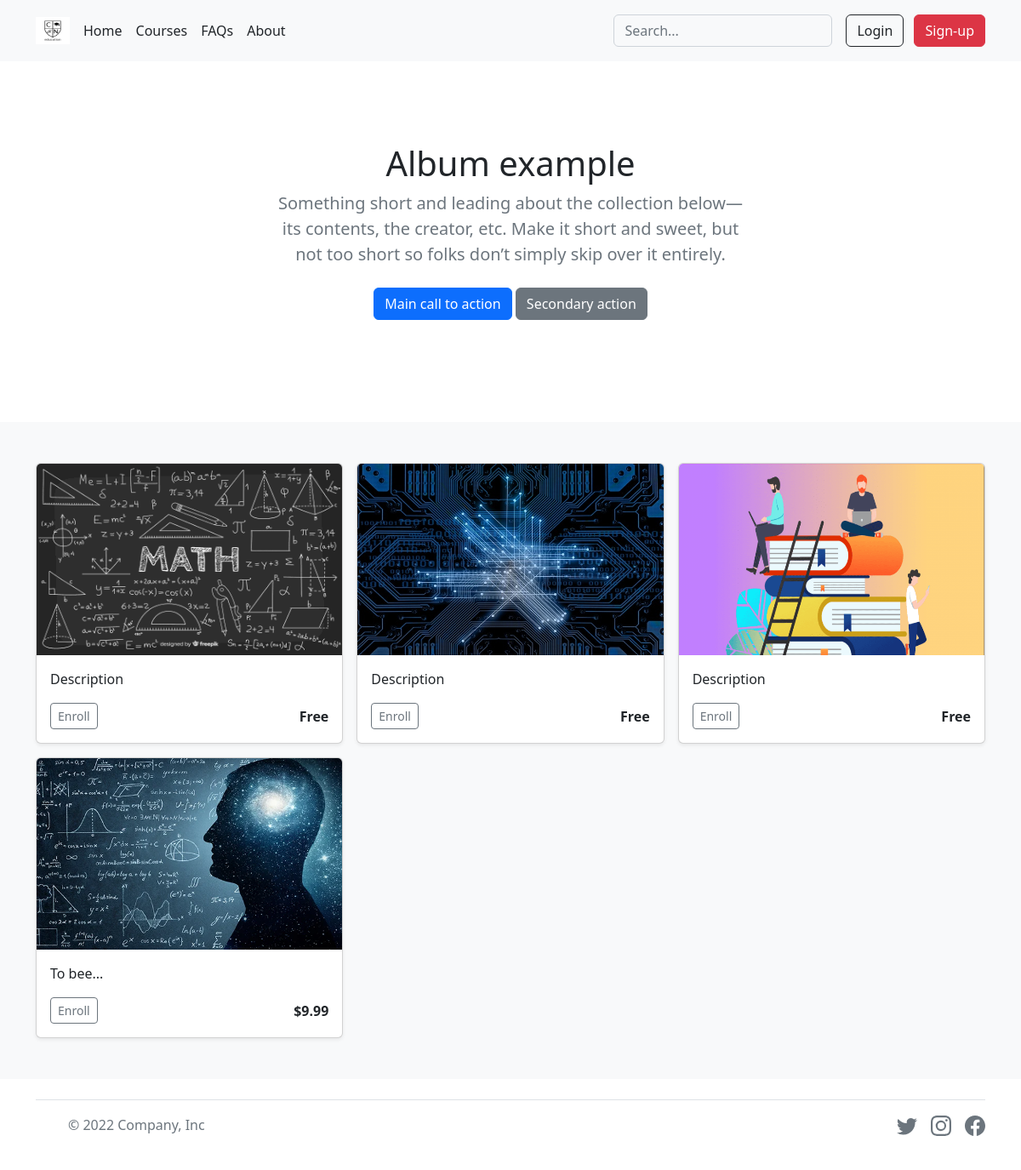
The app's page /courses, older data.
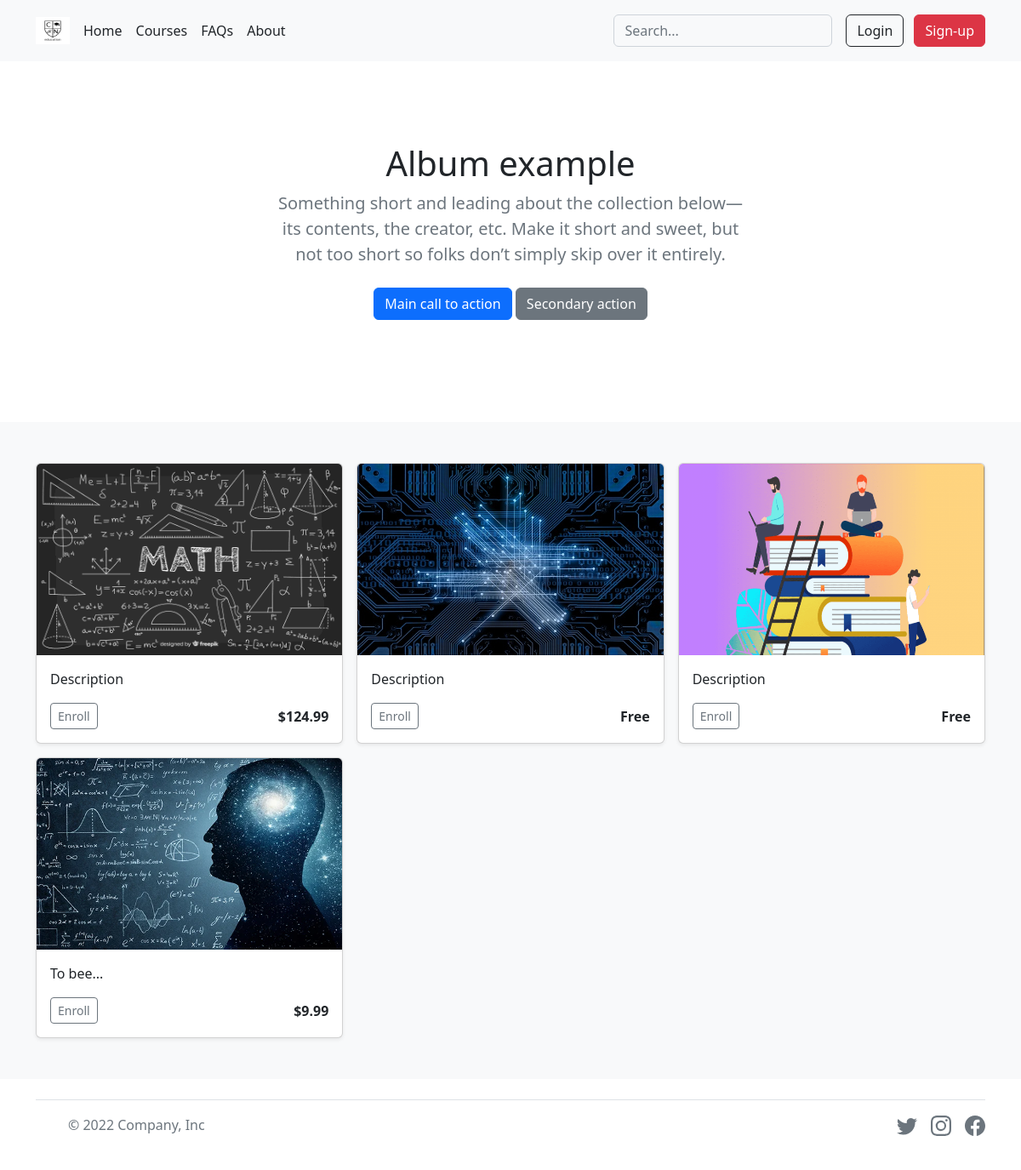
The same page, newer data.
### tables this page shows
CREATE TABLE courses (id INTEGER PRIMARY KEY AUTOINCREMENT NOT NULL, price TEXT NOT NULL, text TEXT NOT NULL, name TEXT NOT NULL);

### app.py (the view)
@app.route("/courses")
def courses():
    courses = db.execute("SELECT * FROM courses")
    return render_template("courses.html", ids = courses)

### app.py (called while the page is built)
@app.after_request
def after_request(response):
    response.headers["Cache-Control"] = "no-cache, no-store, must-revalidate"
    response.headers["Expires"] = 0
    response.headers["Pragma"] = "no-cache"
    return response

### templates/courses.html (shortened to what this page needs)
{% extends "layout.html" %}
{% block main %}
{% if not session["user_id"] %}
<section class="py-5 text-center container">
    <div class="row py-lg-5">
      <div class="col-lg-6 col-md-8 mx-auto">
        <h1 class="fw-light">Album example</h1>
        <p class="lead text-muted">Something short and leading about the collection below—its contents, the creator, etc. Make it short and sweet, but not too short so folks don’t simply skip over it entirely.</p>
        <p>
          <a href="#" class="btn btn-primary my-2">Main call to action</a>
          <a href="#" class="btn btn-secondary my-2">Secondary action</a>
        </p>
      </div>
    </div>
  </section>
{% endif %}
  <div class="album py-5 bg-light">
    <div class="container">
      <div class="row row-cols-1 row-cols-sm-2 row-cols-md-3 g-3">
        {% for id in ids %}
        <form action="/info" method="post">
        <div class="col">
          <div class="card shadow-sm">
            <img src="../static/courses/{{ id.id }}.png" class="bd-placeholder-img card-img-top" width="100%" height="225" alt="...">
            <div class="card-body">
              <p class="card-text">{{ id.text }}</p>
              <div class="d-flex justify-content-between align-items-center">
                <div class="btn-group">
                  <button class="btn btn-sm btn-outline-secondary" id="id" name="id" value="{{ id.id }}">Enroll</a>
                </div>
                <small class="fs-6 fw-semibold">{{ id.price }}</small>
              </div>
            </div>
          </div>
        </div>
      </form>
        {% endfor %}
      </div>
    </div>
  </div>
{% endblock %}

### templates/layout.html (shortened to what this page needs)
<!DOCTYPE html>
<html lang="eng">
    <head>
        <link href="https://cdn.jsdelivr.net/npm/bootstrap@5.2.0/dist/css/bootstrap.min.css" rel="stylesheet">
    </head>
    <body>
        <header class="p-3 text-bg-light sticky-sm-top">
            <div class="container">
              <div class="d-flex flex-wrap align-items-center justify-content-center justify-content-lg-start">
                <a href="/" class="d-flex align-items-center mb-2 mb-lg-0 text-white text-decoration-none">
                  <img class="bi me-2" width="40" height="32" role="img" aria-label="Bootstrap" src="../static/logo2.png"></img>
                </a>
                {% if session["user_id"] %}
                <ul class="nav col-12 col-lg-auto me-lg-auto mb-2 justify-content-center mb-md-0">
                    <li><a href="/" class="nav-link px-2 text-dark">Home</a></li>
                    <li><a href="/courses" class="nav-link px-2 text-dark">Courses</a></li>
                    <li><a href="#" class="nav-link px-2 text-dark">FAQs</a></li>
                    <li><a href="#" class="nav-link px-2 text-dark">About</a></li>
                  </ul>
                  <form class="col-12 col-lg-auto mb-3 mb-lg-0 me-lg-3" role="search">
                    <input type="search" class="form-control form-control-light text-bg-light" placeholder="Search..." aria-label="Search">
                  </form>
                  <div class="text-end">
                    <a class="btn btn-outline-dark me-2" href="/account" role="button">Account</a>
                    <a class="btn btn-danger" href="/logout" role="button">Logout</a>
                  </div>
                {% else %}
                <ul class="nav col-12 col-lg-auto me-lg-auto mb-2 justify-content-center mb-md-0">
                  <li><a href="/" class="nav-link px-2 text-dark">Home</a></li>
                  <li><a href="/courses" class="nav-link px-2 text-dark">Courses</a></li>
                  <li><a href="#" class="nav-link px-2 text-dark">FAQs</a></li>
                  <li><a href="#" class="nav-link px-2 text-dark">About</a></li>
                </ul>
                <form class="col-12 col-lg-auto mb-3 mb-lg-0 me-lg-3" role="search">
                  <input type="search" class="form-control form-control-light text-bg-light" placeholder="Search..." aria-label="Search">
                </form>
                <div class="text-end">
                  <a class="btn btn-outline-dark me-2" href="/login" role="button">Login</a>
                  <a class="btn btn-danger" href="/signup" role="button">Sign-up</a>
                </div>
                {% endif %}
              </div>
            </div>
          </header>
        <main>
            {% block main %}{% endblock %}
        </main>
        <div class="container">
            <footer class="d-flex flex-wrap justify-content-between align-items-center py-3 my-4 border-top">
              <div class="col-md-4 d-flex align-items-center">
                <a href="/" class="mb-3 me-2 mb-md-0 text-muted text-decoration-none lh-1">
                  <svg class="bi" width="30" height="24"><use xlink:href="#bootstrap"></use></svg>
                </a>
                <span class="mb-3 mb-md-0 text-muted">© 2022 Company, Inc</span>
              </div>
              <ul class="nav col-md-4 justify-content-end list-unstyled d-flex">
                <li class="ms-3"><a class="text-muted" href="#"></use></svg></a></li>
                <li class="ms-3"><a class="text-muted" href="#"></use></svg></a></li>
                <li class="ms-3"><a class="text-muted" href="#"></use></svg></a></li>
              </ul>
            </footer>
          </div>
    </body>
</html>

Row changes from the older to the newer data that the page shows:
changed courses (number 1 of 4 on the later page): price "Free" → "$124.99"
